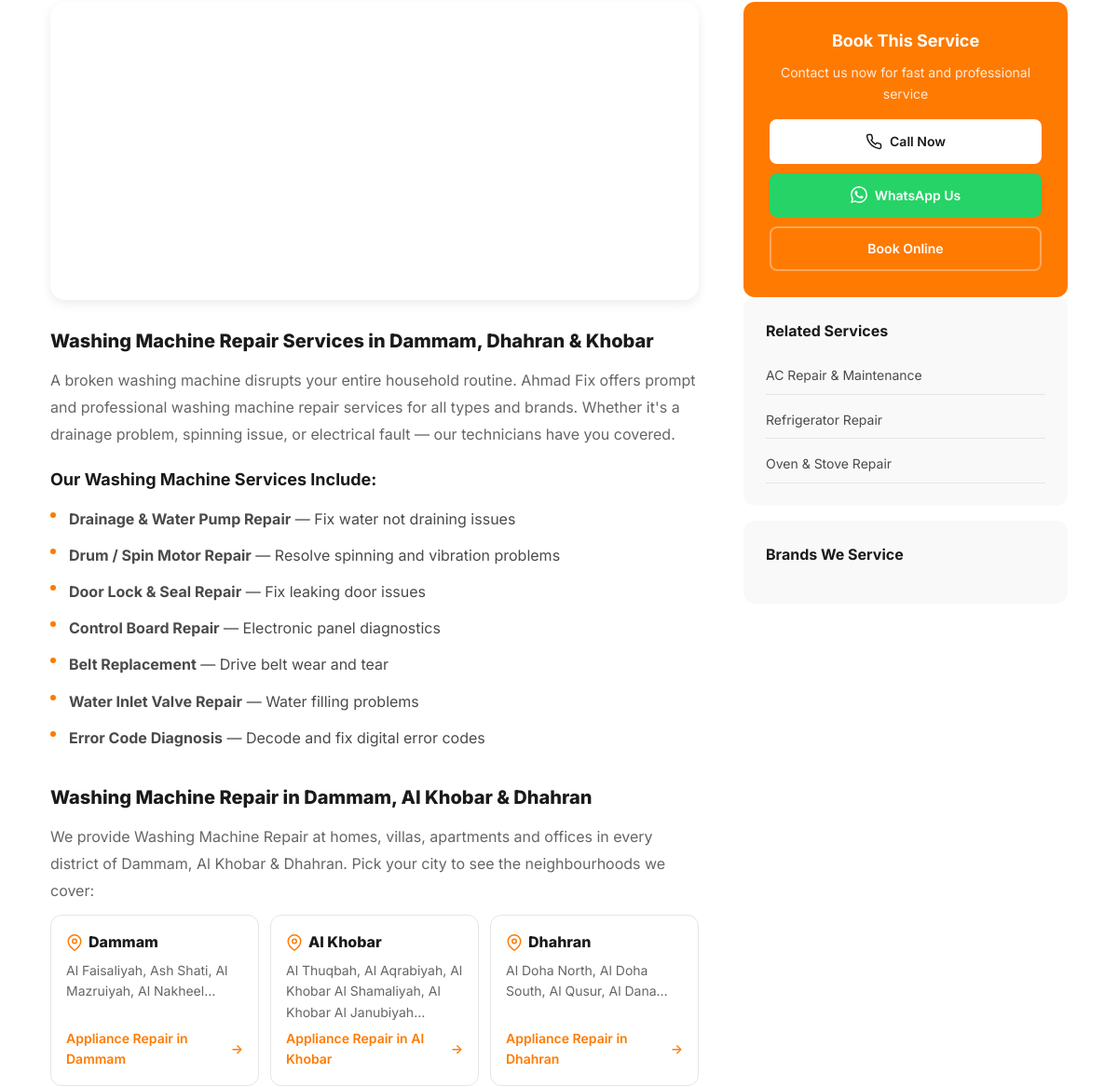
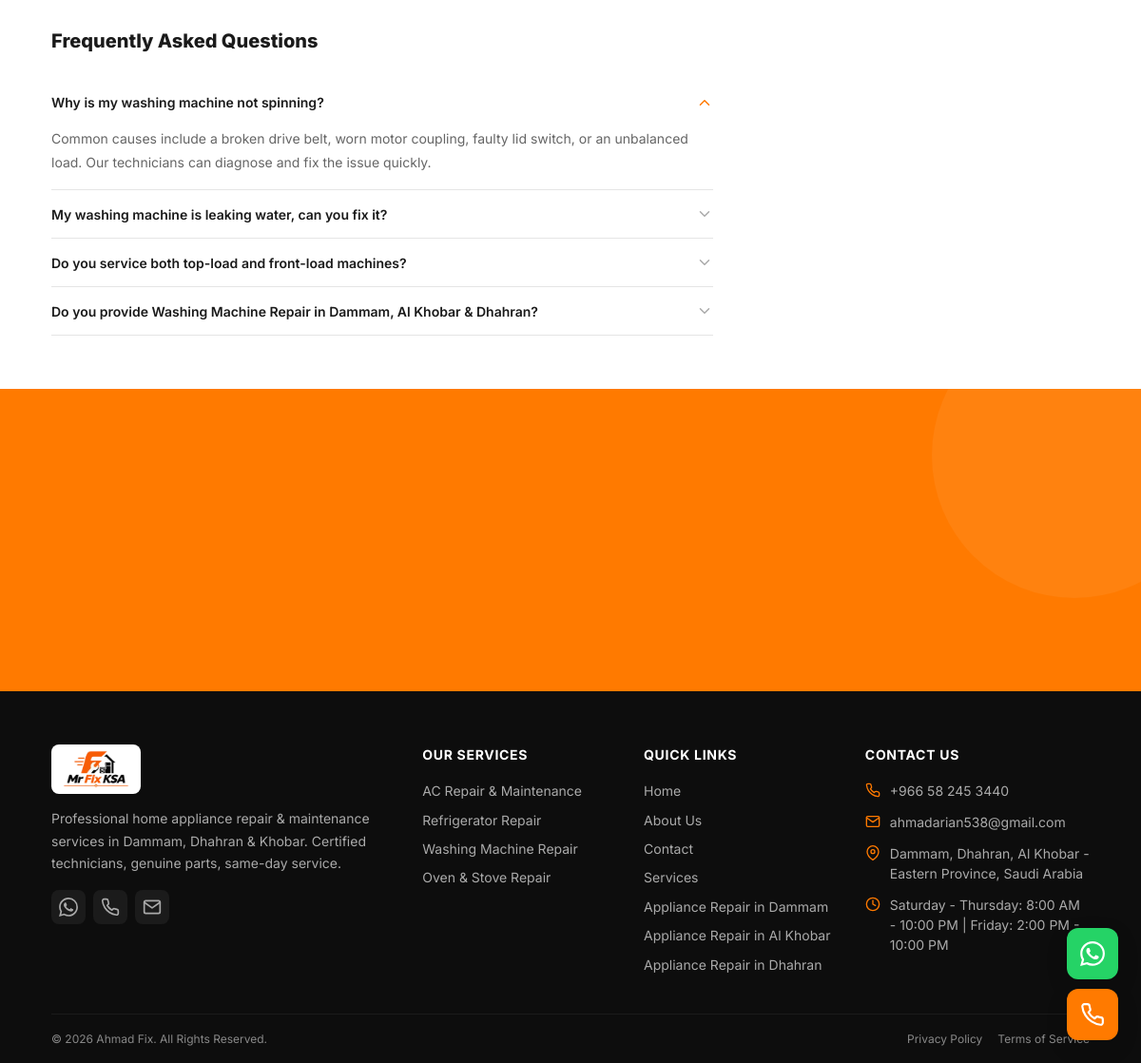
The app's page /en/washing-machine-repair (lower part), older data (2 pictures, top to bottom).
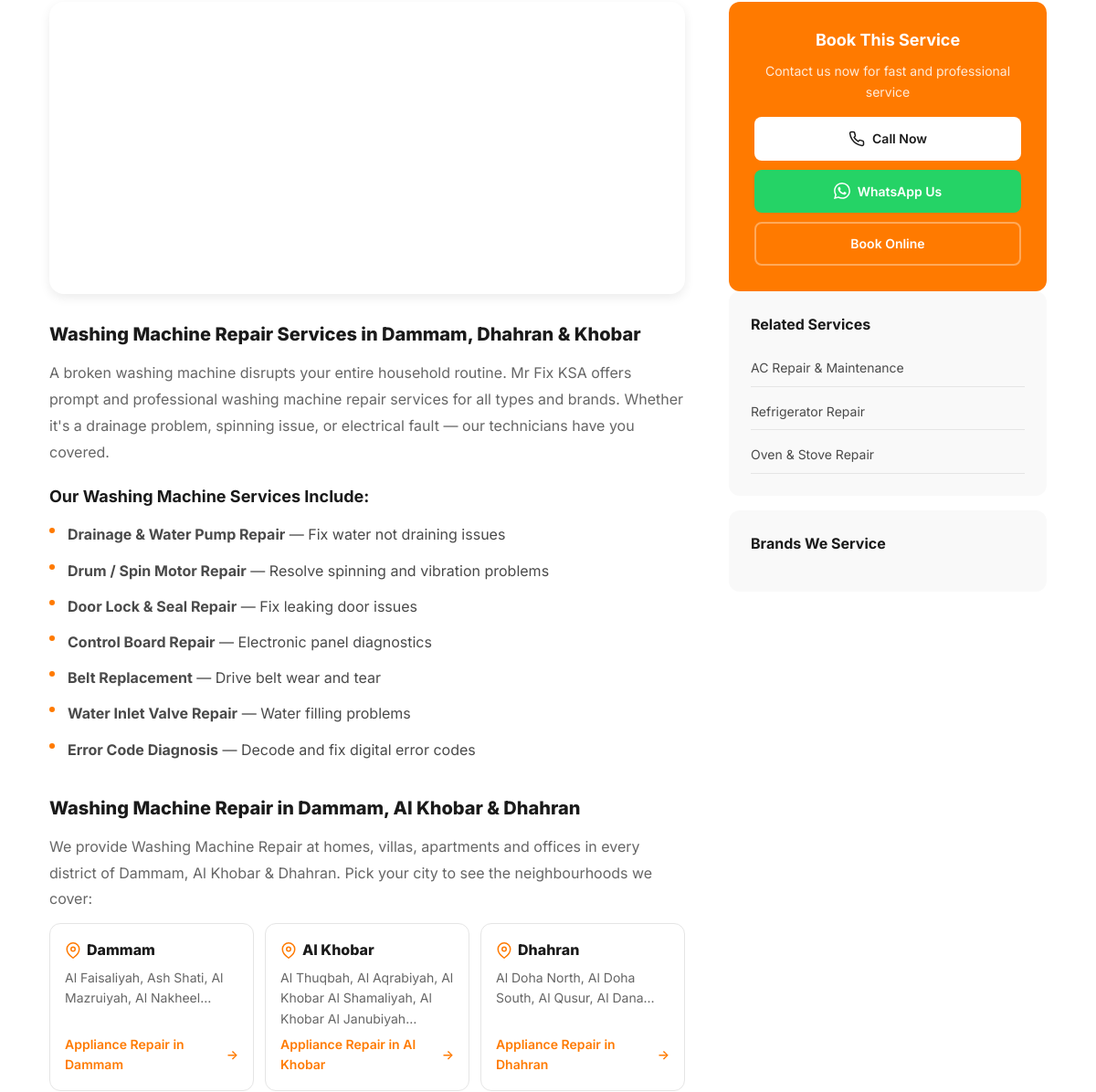
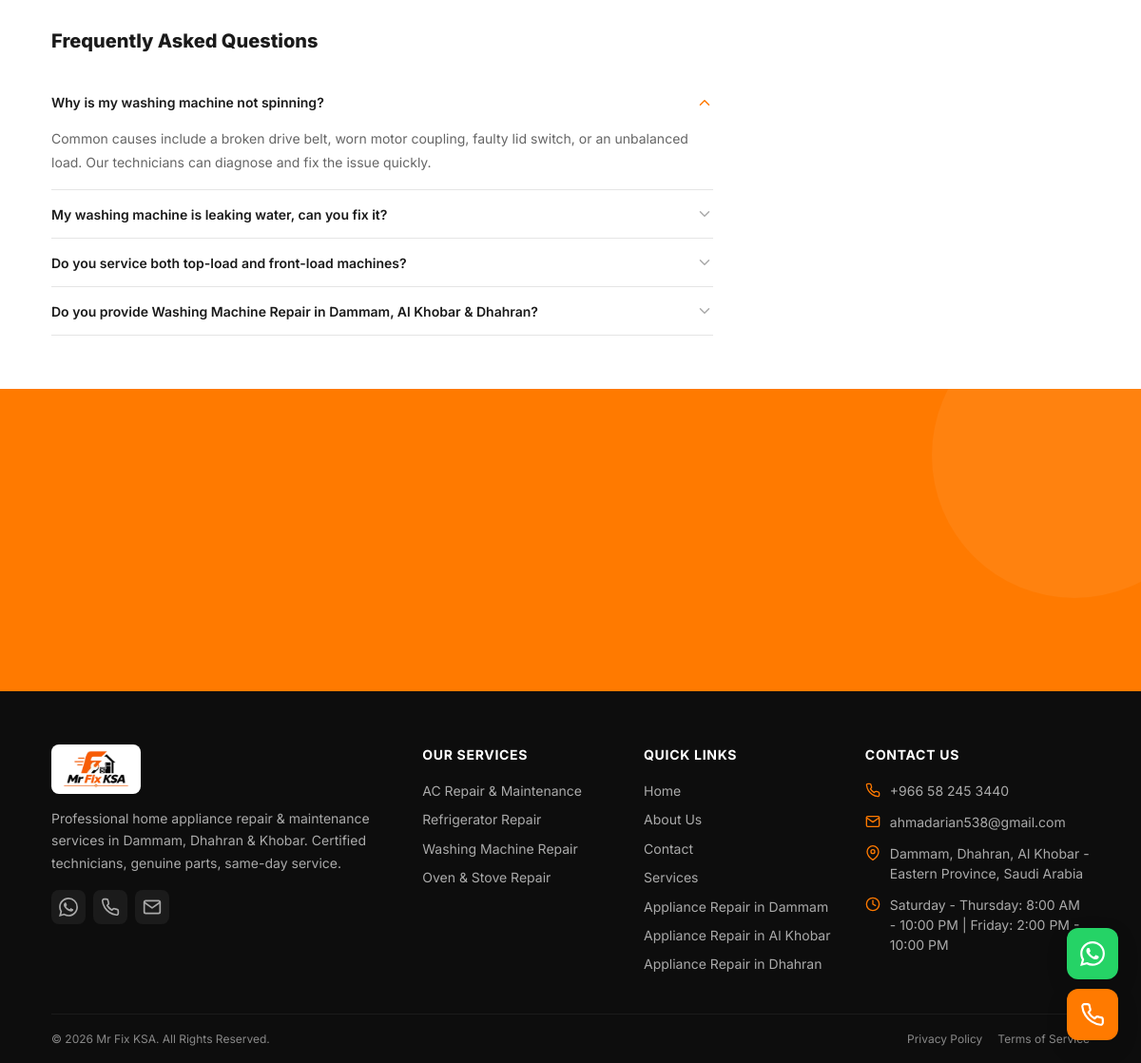
The same page, newer data (2 pictures, top to bottom).
### tables this page shows
CREATE TABLE IF NOT EXISTS services (
    id INT AUTO_INCREMENT PRIMARY KEY,
    name_en VARCHAR(150) NOT NULL,
    name_ar VARCHAR(150) NOT NULL,
    slug_en VARCHAR(150) NOT NULL UNIQUE,
    slug_ar VARCHAR(150) NOT NULL,
    short_desc_en TEXT,
    short_desc_ar TEXT,
    full_desc_en LONGTEXT,
    full_desc_ar LONGTEXT,
    icon VARCHAR(50) DEFAULT 'tools',
    image VARCHAR(255),
    meta_title_en VARCHAR(200),
    meta_title_ar VARCHAR(200),
    meta_desc_en VARCHAR(300),
    meta_desc_ar VARCHAR(300),
    meta_keywords_en VARCHAR(500),
    meta_keywords_ar VARCHAR(500),
    faq_en JSON,
    faq_ar JSON,
    sort_order INT DEFAULT 0,
    is_active TINYINT(1) DEFAULT 1,
    created_at TIMESTAMP DEFAULT CURRENT_TIMESTAMP,
    updated_at TIMESTAMP DEFAULT CURRENT_TIMESTAMP ON UPDATE CURRENT_TIMESTAMP
);

### pages/service-detail.php (the view, shortened to what the changed rows need)
<?php
$service = $current_service;
$all_services = getServices();
$faq_key = 'faq_' . $lang;
$faqs = [];
if (!empty($service[$faq_key])) {
    $faqs = json_decode($service[$faq_key], true) ?? [];
}
$service_name = localized($service, 'name');
$cities_text = citiesList();
$faqs[] = [
    'q' => sprintf(__('service_faq_cities_q'), $service_name, $cities_text),
    'a' => sprintf(__('service_faq_cities_a'), $service_name, $cities_text),
];
$service_images = [
    'snowflake' => 'services/ac-repair.jpg',
    'thermometer' => 'services/fridge-repair.jpg',
    'rotate-cw' => 'services/washing-machine-repair.jpg',
    'flame' => 'services/oven-repair.jpg',
];
$service_image = $service_images[$service['icon']] ?? null;
$other_services = array_filter($all_services, function($s) use ($service) {
    return $s['id'] !== $service['id'];
});
?>
<section class="service-detail-content">
    <div class="container">
        <div class="service-detail-grid">
            <div class="service-main-content reveal">
                <?php if ($service_image): ?>
                <div class="service-detail-image">
                    <?php echo picture($service_image, [
                        'alt' => sprintf(__('service_card_alt'), $service_name, $cities_text),
                        'width' => 1024, 'height' => 1024,
                        'loading' => 'eager', 'fetchpriority' => 'high', 'decoding' => 'async',
                        'sizes' => '(max-width: 1024px) 100vw, 700px',
                    ]); ?>
                </div>
                <?php endif; ?>
                <?php echo localized($service, 'full_desc'); ?>
                <h2><?php echo e(sprintf(__('service_cities_title'), $service_name, $cities_text)); ?></h2>
                <p><?php echo e(sprintf(__('service_cities_text'), $service_name, $cities_text)); ?></p>
                <div class="service-city-grid">
                    <?php foreach (getAreas() as $city): ?>
                    <a class="service-city-card" href="<?php echo url($city['slug_' . $lang]); ?>">
                        <span class="service-city-name">
                            <svg width="18" height="18" viewBox="0 0 24 24" fill="none" stroke="currentColor" stroke-width="2" stroke-linecap="round" stroke-linejoin="round" aria-hidden="true"><path d="M21 10c0 7-9 13-9 13s-9-6-9-13a9 9 0 0 1 18 0z"/><circle cx="12" cy="10" r="3"/></svg>
                            <?php echo e($city['name_' . $lang]); ?>
                        </span>
                        <span class="service-city-districts"><?php echo e(implode($lang === 'ar' ? '، ' : ', ', array_slice($city['districts_' . $lang], 0, 4))); ?>…</span>
                        <span class="service-link"><?php echo e(sprintf(__('area_link_label'), $city['name_' . $lang])); ?> <span aria-hidden="true"><?php echo $lang === 'ar' ? '←' : '→'; ?></span></span>
                    </a>
                    <?php endforeach; ?>
                </div>
                <?php if (!empty($faqs)): ?>
                <h2><?php echo __('faq_title'); ?></h2>
                <div class="faq-list">
                    <?php foreach (array_values($faqs) as $i => $faq): ?>
                    <div class="faq-item<?php echo $i === 0 ? ' active' : ''; ?>">
                        <button class="faq-question" aria-expanded="<?php echo $i === 0 ? 'true' : 'false'; ?>">
                            <span><?php echo sanitize($faq['q']); ?></span>
                            <svg viewBox="0 0 24 24" fill="none" stroke="currentColor" stroke-width="2" stroke-linecap="round" stroke-linejoin="round"><polyline points="6 9 12 15 18 9"/></svg>
                        </button>
                        <div class="faq-answer" role="region">
                            <div class="faq-answer-inner">
                                <?php echo sanitize($faq['a']); ?>
                            </div>
                        </div>
                    </div>
                    <?php endforeach; ?>
                </div>
                <?php endif; ?>
            </div>
            <aside class="service-sidebar reveal-right">
                <div class="sidebar-cta">
                    <h3><?php echo __('service_book'); ?></h3>
                    <p><?php echo $lang === 'ar' ? 'اتصل بنا الآن للحصول على خدمة سريعة واحترافية' : 'Contact us now for fast and professional service'; ?></p>
                    <a href="tel:<?php echo formatPhone(PHONE); ?>" class="btn btn-white" style="width: 100%; margin-bottom: 10px;">
                        <?php echo __('hero_cta_call'); ?>
                    </a>
                    <a href="https://wa.me/<?php echo waNumber(); ?>" class="btn btn-whatsapp" style="width: 100%;" target="_blank" rel="noopener">
                        <?php echo __('hero_cta_whatsapp'); ?>
                    </a>
                    <a href="<?php echo url('contact'); ?>?service=<?php echo serviceKeyFor($service); ?>#contact-section" class="btn btn-ghost-light" style="width: 100%; margin-top: 10px;">
                        <?php echo __('book_online'); ?>
                    </a>
                </div>
                <div class="sidebar-card">
                    <h3><?php echo __('related_services'); ?></h3>
                    <div class="footer-links">
                        <?php foreach ($other_services as $s): ?>
                        <a href="<?php echo url(localized($s, 'slug')); ?>" style="padding: 8px 0; border-bottom: 1px solid var(--gray-200);">
                            <?php echo localized($s, 'name'); ?>
                        </a>
                        <?php endforeach; ?>
                    </div>
                </div>
                <div class="sidebar-card">
                    <h3><?php echo __('brands_we_service'); ?></h3>
                </div>
            </aside>
        </div>
    </div>
</section>
<section class="cta-section">
    <div class="container">
    </div>
</section>

### includes/footer.php (shortened to what the changed rows need)
<?php
$services = getServices();
?>
</main>
<footer class="footer" role="contentinfo">
    <div class="container">
        <div class="footer-grid">
            <div class="footer-column">
                <div class="footer-links">
                    <?php foreach ($services as $svc): ?>
                    <a href="<?php echo url(localized($svc, 'slug')); ?>">
                        <?php echo localized($svc, 'name'); ?>
                    </a>
                    <?php endforeach; ?>
                </div>
            </div>
        </div>
        <div class="footer-bottom">
            <span><?php echo __('footer_copyright'); ?></span>
            <div class="footer-bottom-links">
                <a href="<?php echo url('privacy-policy'); ?>"><?php echo __('footer_privacy'); ?></a>
                <a href="<?php echo url('terms'); ?>"><?php echo __('footer_terms'); ?></a>
            </div>
        </div>
    </div>
</footer>
</body>
</html>

Row changes from the older to the newer data that the page shows:
changed services "Washing Machine Repair": full_desc_en "…your entire household routine. Ahmad Fix offers prompt and professional…" → "…your entire household routine. Mr Fix KSA offers prompt and professional…"
Text that changed along with them:
__('footer_copyright'): "© 2026 Ahmad Fix. All Rights Reserved." → "© 2026 Mr Fix KSA. All Rights Reserved."
